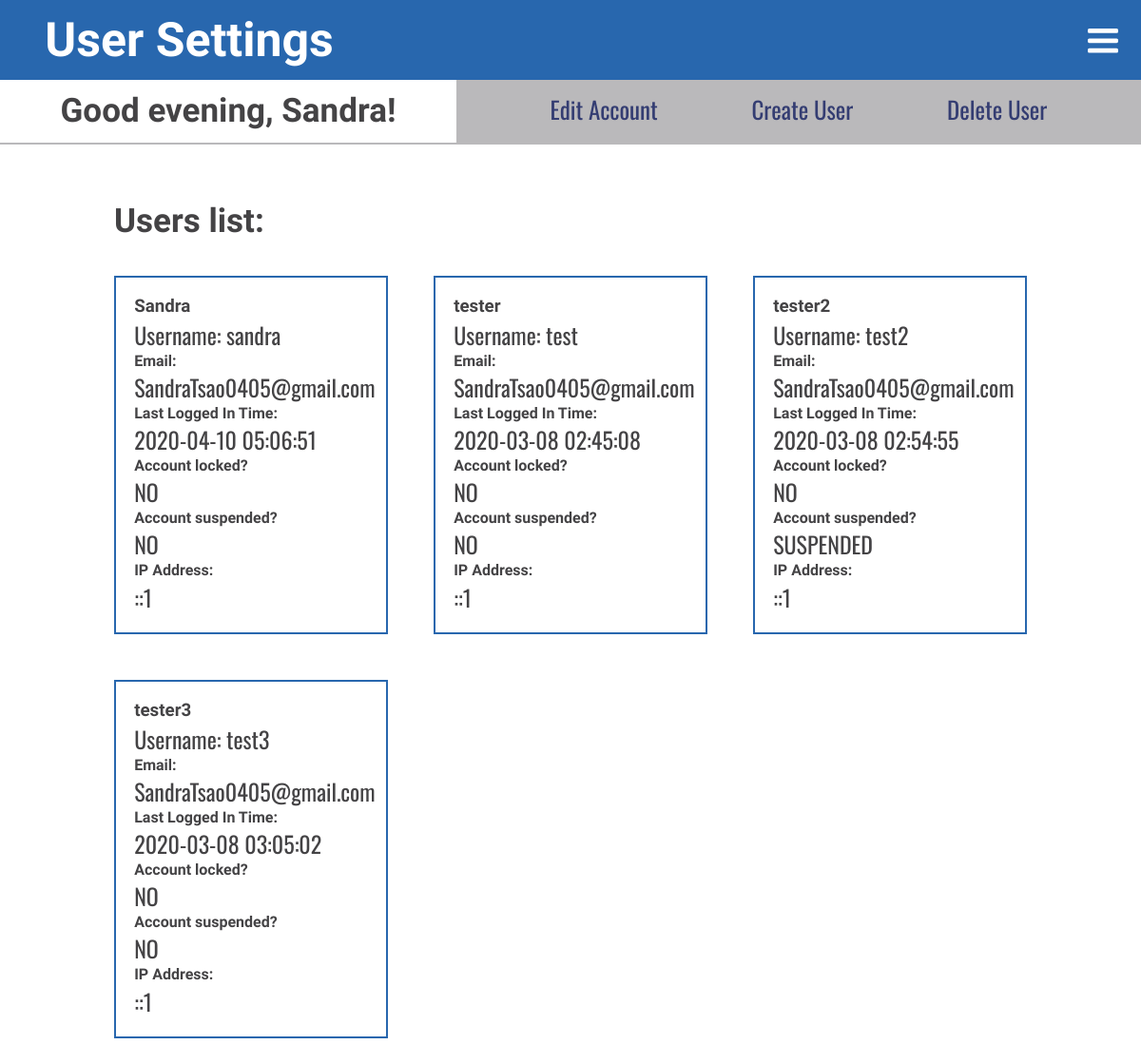
Before: /includes/admin/admin_user_page.php (signed in) with the older database file.
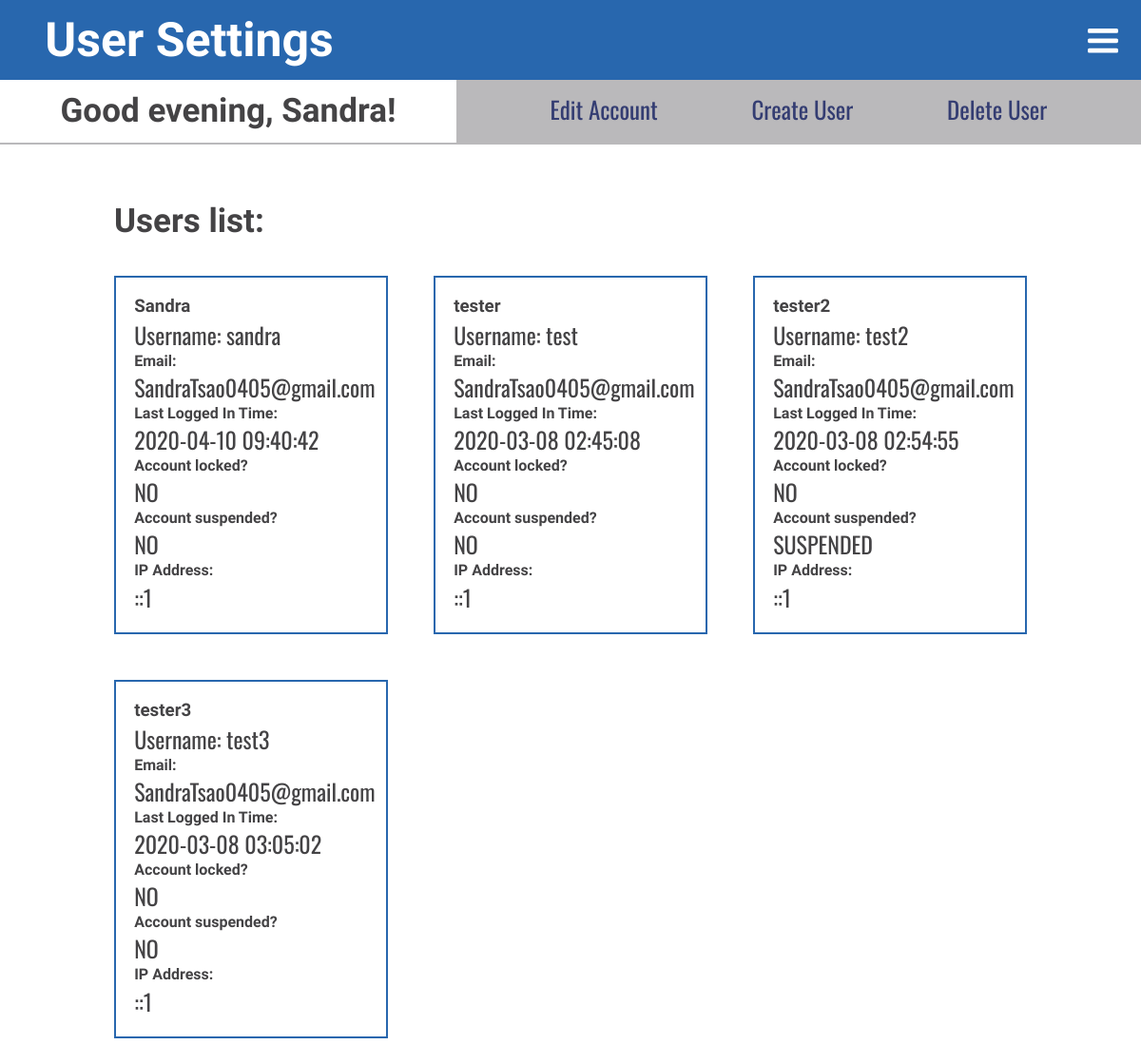
After: the same page with the newer database file.
### tables this page shows
CREATE TABLE `tbl_user` (
  `user_id` int(11) NOT NULL,
  `user_fname` varchar(60) NOT NULL,
  `user_name` varchar(50) DEFAULT NULL,
  `user_pass` varchar(60) NOT NULL,
  `user_email` varchar(150) NOT NULL,
  `user_lastlogin` timestamp NOT NULL DEFAULT CURRENT_TIMESTAMP,
  `user_currentlogin` timestamp NOT NULL DEFAULT CURRENT_TIMESTAMP,
  `user_ip` varchar(30) NOT NULL,
  `user_locked` varchar(3) NOT NULL,
  `user_attempts` varchar(2) NOT NULL,
  `user_fail_start` timestamp NULL DEFAULT NULL,
  `user_new` varchar(5) NOT NULL,
  `user_newstart` timestamp NOT NULL DEFAULT CURRENT_TIMESTAMP,
  `user_sus` varchar(10) NOT NULL
);

### includes/admin/scripts/cms.php (called while the page is built, shortened)
<?php
function greeting() {
    $nowtime = date("G");
    if($nowtime <= 10 && $nowtime >= 0){
        return 'Good morning';
    }else if($nowtime >= 11 && $nowtime <= 17){
        return 'Good afternoon';
    }else{
        return 'Good evening';
    }
}

### includes/admin/scripts/user.php (called while the page is built, shortened)
<?php
function getAllUsers(){
    $pdo = Database::getInstance()->getConnection();
    $get_user_query = 'SELECT * FROM tbl_user';
    $users = $pdo->query($get_user_query);
    if($users){
        return $users;
    }else{
        return false;
    }
}

### includes/admin/admin_user_page.php (the view, shortened to what this page needs)
<?php
    $getUsers = getAllUsers();
    $message = greeting();
?>
<!DOCTYPE html>
<html lang="en">
<head>
    <?php include '../template/head.php'; ?>
</head>
<body>
    <div class="userCMS">
        <header>
            <h1>User Settings</h1>
        <?php include '../template/header.php'; ?>
        <div id="userIndex">
            <div id="topSec">
                <h3><?php echo !empty($message)?$message: ''; ?>, <?php echo $_SESSION['user_fname']; ?>!</h3>
                <div class="topSecRow">
                    <a href="admin_edit_account.php">Edit Account</a>
                    <a href="admin_create_user.php">Create User</a>
                    <a href="admin_delete_user.php">Delete User</a>
                </div>
            </div>
            <main>
                <h2>Users list:</h2>
                <div id="dashP">
                    <?php while($row = $getUsers->fetch(PDO::FETCH_ASSOC)):?>
                    <div class="users-list">
                        <h3><?php echo $row['user_fname'];?></h3>
                        <p>Username: <?php echo $row['user_name'];?></p>
                        <h4>Email:</h4>
                        <p><?php echo $row['user_email'];?></p>
                        <h4>Last Logged In Time:</h4>
                        <p><?php echo $row['user_lastlogin'];?></p>
                        <h4>Account locked?</h4>
                        <p><?php echo $row['user_locked'];?></p>
                        <h4>Account suspended?</h4>
                        <p><?php echo $row['user_sus'];?></p>
                        <h4>IP Address:</h4>
                        <p><?php echo $row['user_ip'];?></p>
                    </div>
                    <?php endwhile;?>
                </div>
            </main>
        </div>
    </div>
</body>
</html>

Changed rows visible on the page:
changed tbl_user "sandra": user_lastlogin "2020-04-10 05:06:51" → "2020-04-10 09:40:42"
